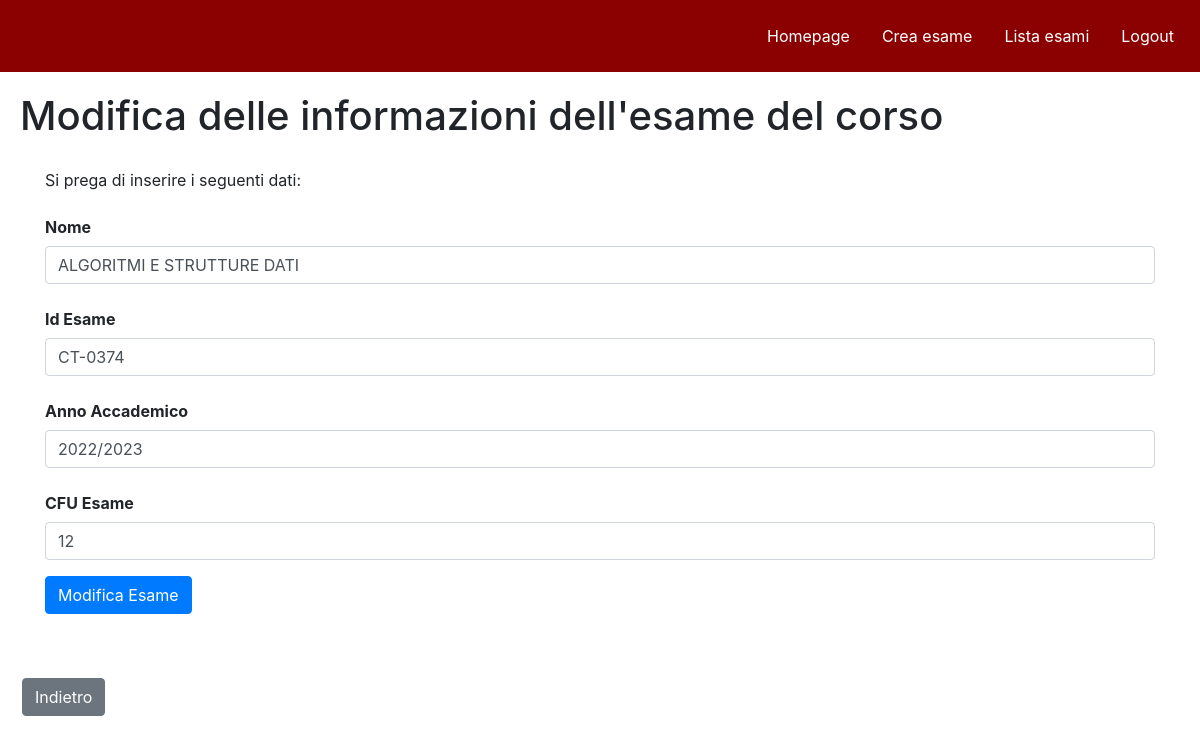
The app's page /modify_exam/CT-0374 (signed in) with its own data.
### db_setup.py (models this page shows, shortened)
class Esame( db.Model):
    idE = db.Column(db.String(100), primary_key=True, unique = True)
    nome = db.Column(db.String(100))
    anno_accademico = db.Column(db.String(100))
    cfu = db.Column(db.Integer)

### routes.py (the view, shortened to what this page needs)
@bp.route('/modify_exam/<string:idE>', methods=['GET', 'POST'])
@login_required
def modify_exam(idE):
    from db_setup import Esame, db
    from forms import Modify_Exam
    esame = Esame.query.filter_by(idE=idE).first()
    form = Modify_Exam(obj=esame)
    flask.flash('Esame aggiornato')
    esame=db.session.query(Esame).filter(Esame.idE == idE).first()
    return flask.render_template('modify_exam.html', form=form, idE=idE, esame=esame)

### forms.py
class Modify_Exam( FlaskForm ):
    from db_setup import Esame
    nome = StringField('Nome', validators=[InputRequired(), Length(max=50)], render_kw={"placeholder": "Nome"})
    idE = StringField('Id Esame', validators=[InputRequired(), Length(max=50)], render_kw={"placeholder": "Id Esame"})
    anno_accademico = StringField('Anno Accademico', validators=[InputRequired(), Length(max=50)], render_kw={"placeholder": "Anno Accademico"})
    cfu = StringField('CFU Esame', validators=[InputRequired(), Length(max=50)], render_kw={"placeholder": "CFU Esame"})
    created = HiddenField()
    submit = SubmitField('Modifica Esame')

### routes.py (called while the page is built)
@login_manager.user_loader
def load_user(user_id):
    from db_setup import Docente
    return Docente.query.get(user_id)

### app/templates/modify_exam.html (shortened to what this page needs)
<!DOCTYPE html>
<html lang="en">
<head>
    <link rel="stylesheet" href="../static/exam_page.css">
    <link rel="stylesheet" href="../static/create-modify_exam-test.css">
    <link rel="stylesheet" href="../static/navbar.css">
    <link rel="stylesheet" href="../static/goback.css">
    <link rel="stylesheet" href="https://stackpath.bootstrapcdn.com/bootstrap/4.5.2/css/bootstrap.min.css">
</head>
<body>
    <ul>
        <li style="float:right"><a href="{{ url_for('routes.login') }}">Logout</a></li>
        <li style="float:right"><a href="{{ url_for('routes.view_exams') }}">Lista esami</a></li>
        <li style="float:right"><a href="{{ url_for('routes.create_exam') }}">Crea esame</a></li>
        <li style="float:right"><a href="{{ url_for('routes.homepage') }}">Homepage</a></li>
    </ul>
    <div id="Informazioni" class="w3-container">
        <h1>Modifica delle informazioni dell'esame del corso</h1>
    </div>
    <form method="POST" action="{{ url_for('routes.modify_exam', idE=idE) }}" class="container">
        <p>Si prega di inserire i seguenti dati:</p>
        <div class="form-group">
            {{ form.nome.label(class="col-form-label font-weight-bold") }}
            {{ form.nome(class="form-control", placeholder="Nome") }}
        </div>
        <div class="form-group">
            {{ form.idE.label(class="col-form-label font-weight-bold") }}
            {{ form.idE(class="form-control", placeholder="Id Esame") }}
        </div>
        <div class="form-group">
            {{ form.anno_accademico.label(class="col-form-label font-weight-bold") }}
            {{ form.anno_accademico(class="form-control", placeholder="Anno Accademico") }}
        </div>
        <div class="form-group">
            {{ form.cfu.label(class="col-form-label font-weight-bold") }}
            {{ form.cfu(class="form-control", placeholder="CFU") }}
        </div>
        <div class="form-group">
            {{ form.submit(class="btn btn-primary") }}
        </div>
    </form>
    <br>
    <button id="goback" onclick="goBack()" class="button-goback btn btn-secondary">Indietro</button>
</body>
</html>

### app/static/exam_page.css (style rules this page uses)
#Informazioni { margin-top: 20px; padding-left: 20px; }

### app/static/create-modify_exam-test.css (style rules this page uses)
form { max-width: 400px; margin: 0 auto; padding: 20px; }
.form-group { margin-bottom: 20px; }

### app/static/navbar.css (style rules this page uses)
body { background-color: #f2f2f2; font-family: Arial, sans-serif; margin: 0; padding: 0; }
ul { padding: 10px; background-color: #8B0000; list-style-type: none; margin: 0; overflow: hidden; }
li { float: left; }
li a { color: #fff; text-align: center; display: block; padding: 14px 16px; text-decoration: none; }

### app/static/goback.css (style rules this page uses)
.button-goback { background-color: #f44336; color: white; border: none; padding: 10px 20px; text-align: center; text-decoration: none; display: inline-block; font-size: 16px; margin: 4px 2px; cursor: pointer; position: relative; left: 20px; }

### records on screen
Esame: nome "ALGORITMI E STRUTTURE DATI", idE "CT-0374", anno_accademico "2022/2023", cfu "12"
